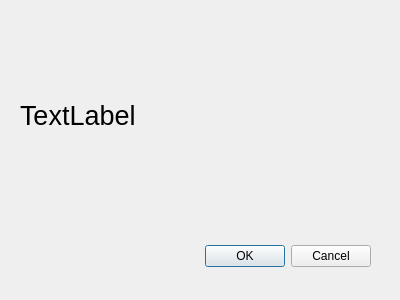
<?xml version="1.0" encoding="UTF-8"?>
<ui version="4.0">
 <class>WinDialog</class>
 <widget class="QDialog" name="WinDialog">
  <property name="geometry">
   <rect>
    <x>0</x>
    <y>0</y>
    <width>400</width>
    <height>300</height>
   </rect>
  </property>
  <property name="windowTitle">
   <string>Dialog</string>
  </property>
  <widget class="QDialogButtonBox" name="buttonBox">
   <property name="geometry">
    <rect>
     <x>30</x>
     <y>240</y>
     <width>341</width>
     <height>32</height>
    </rect>
   </property>
   <property name="orientation">
    <enum>Qt::Horizontal</enum>
   </property>
   <property name="standardButtons">
    <set>QDialogButtonBox::Cancel|QDialogButtonBox::Ok</set>
   </property>
  </widget>
  <widget class="QLabel" name="winLabel">
   <property name="geometry">
    <rect>
     <x>20</x>
     <y>80</y>
     <width>361</width>
     <height>71</height>
    </rect>
   </property>
   <property name="font">
    <font>
     <pointsize>20</pointsize>
    </font>
   </property>
   <property name="text">
    <string>TextLabel</string>
   </property>
  </widget>
 </widget>
 <resources/>
 <connections>
  <connection>
   <sender>buttonBox</sender>
   <signal>accepted()</signal>
   <receiver>WinDialog</receiver>
   <slot>accept()</slot>
   <hints>
    <hint type="sourcelabel">
     <x>248</x>
     <y>254</y>
    </hint>
    <hint type="destinationlabel">
     <x>157</x>
     <y>274</y>
    </hint>
   </hints>
  </connection>
  <connection>
   <sender>buttonBox</sender>
   <signal>rejected()</signal>
   <receiver>WinDialog</receiver>
   <slot>reject()</slot>
   <hints>
    <hint type="sourcelabel">
     <x>316</x>
     <y>260</y>
    </hint>
    <hint type="destinationlabel">
     <x>286</x>
     <y>274</y>
    </hint>
   </hints>
  </connection>
 </connections>
</ui>
